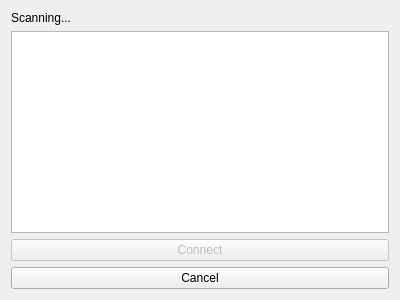
<?xml version="1.0" encoding="UTF-8"?>
<ui version="4.0">
 <class>RemoteSelector</class>
 <widget class="QDialog" name="RemoteSelector">
  <property name="geometry">
   <rect>
    <x>0</x>
    <y>0</y>
    <width>400</width>
    <height>300</height>
   </rect>
  </property>
  <property name="windowTitle">
   <string>Available chat services</string>
  </property>
  <layout class="QVBoxLayout" name="verticalLayout">
   <item>
    <widget class="QLabel" name="status">
     <property name="text">
      <string>Scanning...</string>
     </property>
    </widget>
   </item>
   <item>
    <widget class="QListWidget" name="remoteDevices"/>
   </item>
   <item>
    <widget class="QPushButton" name="connectButton">
     <property name="enabled">
      <bool>false</bool>
     </property>
     <property name="text">
      <string>Connect</string>
     </property>
    </widget>
   </item>
   <item>
    <widget class="QPushButton" name="cancelButton">
     <property name="text">
      <string>Cancel</string>
     </property>
    </widget>
   </item>
  </layout>
 </widget>
 <resources/>
 <connections/>
</ui>
